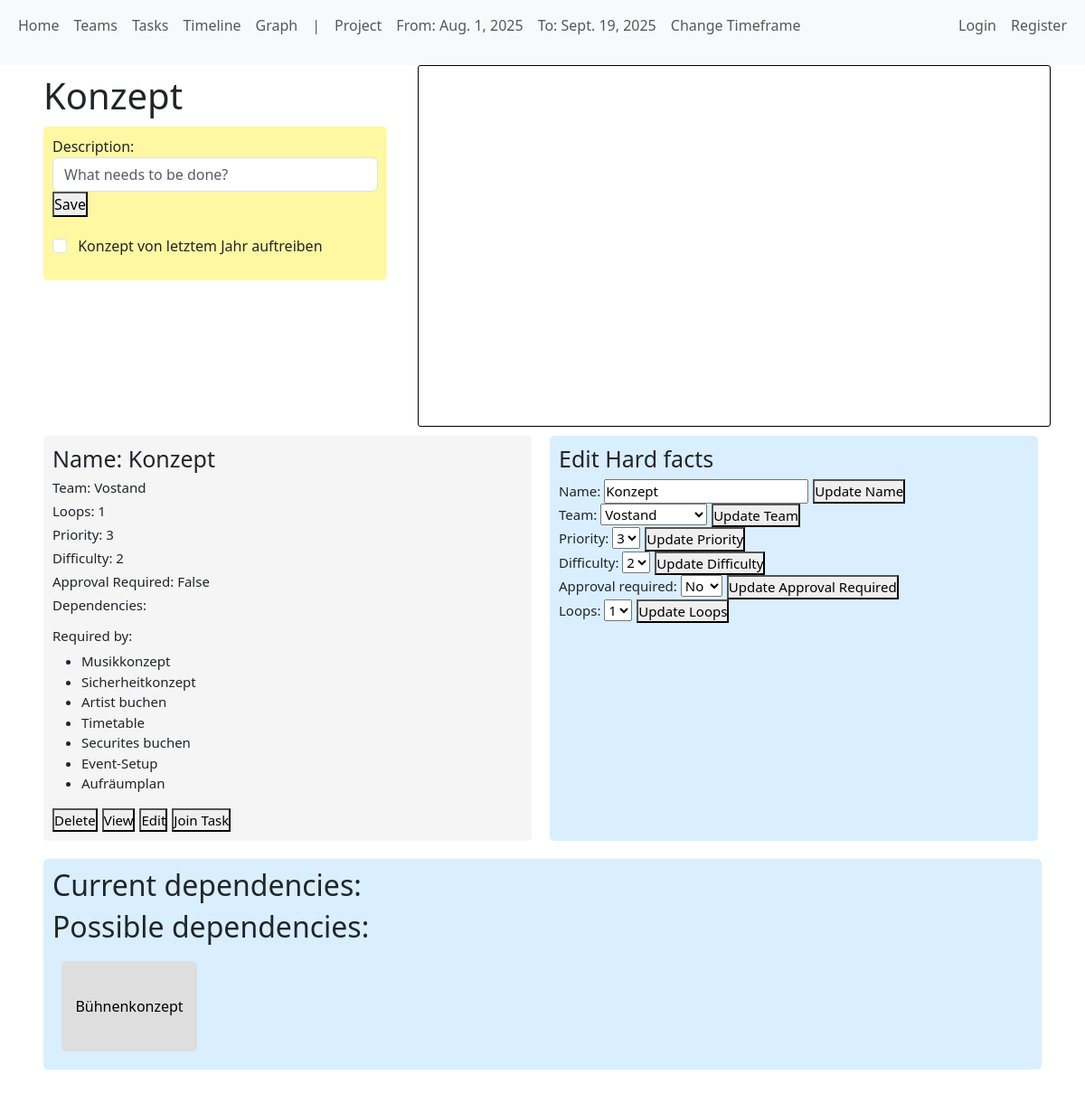
/distributor/edit_task_page/57/, run on an earlier commit of the app's database.
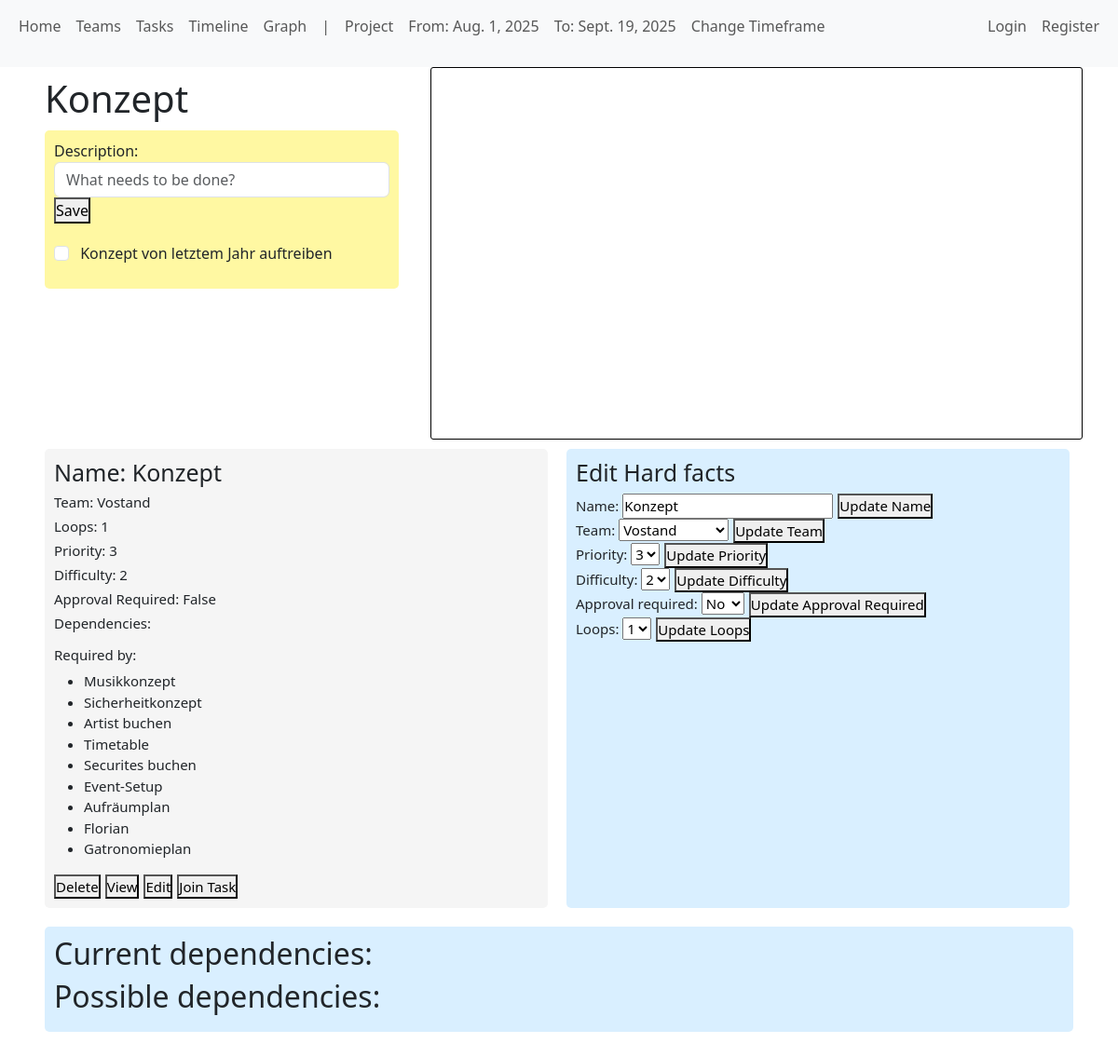
And on a later commit of the database.
### distributor/models.py (models this page shows, shortened)
class Todo(models.Model):
    task = models.ForeignKey(Task, on_delete=models.SET_NULL, null=True, blank=True)
    description = models.TextField()
    done = models.BooleanField(default=False)

class Task(models.Model):
    name = models.CharField(max_length=100)
    team = models.ForeignKey(Team, on_delete=models.SET_NULL, null=True, blank=True)
    loops = models.IntegerField(default=0)
    priority = models.IntegerField(default=0)
    difficulty = models.IntegerField(default=0)
    approval_required = models.BooleanField(default=False)
    initial_dependencies = models.ManyToManyField("self",
                                                  symmetrical=False,
                                                  blank=True,
                                                  related_name="required_by")
    def __str__(self):
        return self.name

### distributor/views.py (the view)
# urls.py: path('edit_task_page/<int:id>/', views.edit_task_page, name='edit_task_page'),
def edit_task_page(request, id):
    task = Task.objects.get(pk=id)
    task_name_update_form = TaskNameUpdateForm(instance=task)
    task_team_update_form = TaskTeamUpdateForm(instance=task)
    task_loop_update_form = TaskLoopUpdateForm(instance=task)
    task_priorty_update_form = TaskPriorityUpdateForm(instance=task)
    task_difficulty_update_form = TaskDifficultyUpdateForm(instance=task)
    task_approval_required_update_form = TaskApprovalRequiredUpdateForm(instance=task)
    todo_form = TodoCreateForm()
    todo_done_form = TodoDoneForm()
    context = {
        'task': task,
        'task_name_update_form': task_name_update_form,
        'task_team_update_form': task_team_update_form,
        'task_loop_update_form': task_loop_update_form,
        'task_priorty_update_form': task_priorty_update_form,
        'task_difficulty_update_form': task_difficulty_update_form,
        'task_approval_required_update_form': task_approval_required_update_form,
        'todo_form': todo_form,
        'todo_done_form': todo_done_form,
    }
    return render(request, 'distributor/edit_task_page.html', context)

### distributor/forms.py
class ProjectTimeframeForm(forms.ModelForm):
    class Meta:
        model = Project
        fields = ["start_date", "end_date"]
        widgets = {
            'start_date': forms.DateInput(attrs={'id': 'start_date_input_project', 'placeholder': 'Start Date', 'type': 'date'}),
            'end_date': forms.DateInput(attrs={'id': 'end_date_input_project', 'placeholder': 'End Date', 'type': 'date'})
        }

class TaskNameUpdateForm(forms.ModelForm):
    class Meta:
        model = Task
        fields = ["name"]
        widgets = {
            'name': forms.TextInput(attrs={'id': 'name_input_task', 'placeholder': 'Task Name'}),
        }

### distributor/context_processors.py (called while the page is built)
def global_project_timeframe_form(request):
    return {
        "global_project_timeframe_form": ProjectTimeframeForm(),
    }

def global_project_timeframe(request):
    project_time_frame = Project.objects.first()
    if project_time_frame:
        return {
            "global_project_timeframe": project_time_frame,
        }
    else:
        return {
            "global_project_timeframe": 'No values picked yet',
        }

### users/models.py (called while the page is built)
    def __str__(self):
        return self.name

### distributor/templates/distributor/edit_task_page.html (shortened to what this page needs)
{% extends "distributor/base.html" %}
{% load custom_tags %}
{% load team_tags %}
{% block content %}
    <div class="edit_task_page_body">
        <div class="edit_task_page_hardfacts">
            <div class="edit_task_page_name_and_todo">
                <h1 style="margin: 10px; ">{{ task }}</h1>
                {% todo_component task %}
            </div>
            <div class="visualisation_div">
                {% display_connection_training task %}
            </div>
        </div>
        <div class="edit_task_form_temp">
            {% view_task task.id %}
            {% edit_task_comp task.id %}
        </div>
        {% update_dependencies task.id %}
    </div>
{% endblock %}

### distributor/templates/components/todo_component.html (shortened to what this page needs)
<div class="todo_container">
        <form method="POST" action="{% url 'add_todo' task.id %}" style="margin-bottom: 20px;">
            {{ todo_form.description.label_tag }} {{ todo_form.description }}
            <button type="submit">Save</button>
        </form>
        <ul style="list-style: none; padding-left: 0;">
            {% for todo in task.todo_set.all %}
                <li style="margin-bottom: 8px;">
                    <form method="POST" action="{% url 'todo_done_update' todo.id %}" style="display: inline;">
                        <input type="checkbox" name="done" {% if todo.done %}checked{% endif %}
                               onchange="this.form.submit()" class="form-check-input"/>
                    </form>
                    <span style="{% if todo.done %}text-decoration: line-through; color: gray;{% endif %} margin-left: 8px;">
                {{ todo.description }}
            </span>
                </li>
            {% empty %}
                <li><em>No todos yet</em></li>
            {% endfor %}
        </ul>
    </div>

### distributor/templates/components/view_task.html (shortened to what this page needs)
<div style="background-color: {{ task.team.color }}" class="view_task_container">
    <h1>Name: {{ task.name }}</h1>
    <h2>Team: {{ task.team }}</h2>
    <h2>Loops: {{ task.loops }}</h2>
    <h2>Priority: {{ task.priority }}</h2>
    <h2>Difficulty: {{ task.difficulty }}</h2>
    <h2>Approval Required: {{ task.approval_required }}</h2>
    <h3>Dependencies: </h3>
    <h3>Required by: </h3>
    <ul>
        {% for dep in task.required_by.all %}
            <li>{{ dep.name }}</li>
        {% endfor %}
    </ul>
    <div class="task_essential_buttons_container">
        <form method="POST" action="{% url 'delete_task' task.id %}">
            <button class="task_essential_button" type="submit">Delete</button>
        </form>
        <form method="GET" action="{% url 'display_task' task.id %}">
            <button class="task_essential_button" type="submit">View</button>
        </form>
        <form method="POST" action="{% url 'edit_task_page' task.id %}">
            <button class="task_essential_button" type="submit">Edit</button>
        </form>
        <form method="POST" action="{% url 'assign_user_to_task' task.id %}">
            <button type="submit">Join Task</button>
        </form>
    </div>
</div>

### distributor/templates/components/update_dependencies.html (shortened to what this page needs)
<div class="update_dependencies_container">
        <h2>Current dependencies: </h2>
        <h2>Possible dependencies: </h2>
        <div class="select_possible_dependencies">
            <div class="dependency-buttons">
                {% for dep in possible_deps %}
                    {% if dep not in task.initial_dependencies.all %}
                        <form method="POST" action="{% url 'add_dependency' task.id %}">
                            <button style="background-color: {{ dep.team.color }}" name="dep_to_be_added" value="{{ dep.id }}"
                            class="pos_dep_add_button">{{ dep.name }}</button>
                        </form>
                    {% endif %}
                {% endfor %}
            </div>
        </div>
    </div>

What changed in the data, as far as the page shows it:
no longer on this page (row unchanged): Task: {{ dep.id }} 58 (drawn), name "Bühnenkonzept", shown under "Possible dependencies:"
added Task: name "Florian", shown under "Required by:"
added Task: name "Gatronomieplan", shown under "Required by:"
